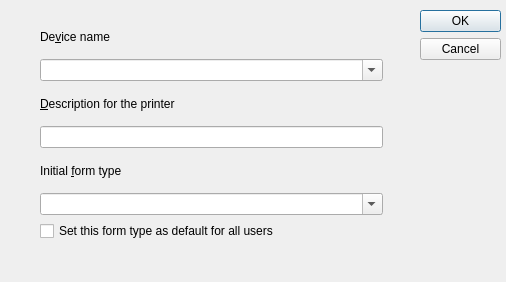
<?xml version="1.0" encoding="UTF-8"?>
<ui version="4.0">
 <class>devinstdlg</class>
 <widget class="QDialog" name="devinstdlg">
  <property name="geometry">
   <rect>
    <x>0</x>
    <y>0</y>
    <width>506</width>
    <height>282</height>
   </rect>
  </property>
  <property name="windowTitle">
   <string>Install printer on device</string>
  </property>
  <widget class="QDialogButtonBox" name="buttonBox">
   <property name="geometry">
    <rect>
     <x>420</x>
     <y>10</y>
     <width>81</width>
     <height>181</height>
    </rect>
   </property>
   <property name="orientation">
    <enum>Qt::Vertical</enum>
   </property>
   <property name="standardButtons">
    <set>QDialogButtonBox::Cancel|QDialogButtonBox::Ok</set>
   </property>
  </widget>
  <widget class="QWidget" name="layoutWidget">
   <property name="geometry">
    <rect>
     <x>40</x>
     <y>20</y>
     <width>343</width>
     <height>221</height>
    </rect>
   </property>
   <layout class="QVBoxLayout" name="verticalLayout">
    <item>
     <widget class="QLabel" name="label">
      <property name="text">
       <string>De&amp;vice name</string>
      </property>
      <property name="buddy">
       <cstring>devname</cstring>
      </property>
     </widget>
    </item>
    <item>
     <widget class="QComboBox" name="devname">
      <property name="toolTip">
       <string>This is the device to be used by the printer</string>
      </property>
      <property name="editable">
       <bool>true</bool>
      </property>
     </widget>
    </item>
    <item>
     <widget class="QLabel" name="label_2">
      <property name="text">
       <string>&amp;Description for the printer</string>
      </property>
      <property name="buddy">
       <cstring>description</cstring>
      </property>
     </widget>
    </item>
    <item>
     <widget class="QLineEdit" name="description">
      <property name="toolTip">
       <string>This should be a helpful description of the printer</string>
      </property>
      <property name="maxLength">
       <number>41</number>
      </property>
     </widget>
    </item>
    <item>
     <widget class="QLabel" name="label_3">
      <property name="text">
       <string>Initial &amp;form type</string>
      </property>
      <property name="buddy">
       <cstring>formtype</cstring>
      </property>
     </widget>
    </item>
    <item>
     <widget class="QComboBox" name="formtype">
      <property name="toolTip">
       <string>Specify the initial form type for the printer</string>
      </property>
      <property name="editable">
       <bool>true</bool>
      </property>
     </widget>
    </item>
    <item>
     <widget class="QCheckBox" name="setdef">
      <property name="toolTip">
       <string>Check here to make this the default form type for all users</string>
      </property>
      <property name="text">
       <string>Set this form type as default for all users</string>
      </property>
     </widget>
    </item>
   </layout>
  </widget>
 </widget>
 <tabstops>
  <tabstop>devname</tabstop>
  <tabstop>description</tabstop>
  <tabstop>formtype</tabstop>
  <tabstop>setdef</tabstop>
  <tabstop>buttonBox</tabstop>
 </tabstops>
 <resources/>
 <connections>
  <connection>
   <sender>buttonBox</sender>
   <signal>accepted()</signal>
   <receiver>devinstdlg</receiver>
   <slot>accept()</slot>
   <hints>
    <hint type="sourcelabel">
     <x>248</x>
     <y>254</y>
    </hint>
    <hint type="destinationlabel">
     <x>157</x>
     <y>274</y>
    </hint>
   </hints>
  </connection>
  <connection>
   <sender>buttonBox</sender>
   <signal>rejected()</signal>
   <receiver>devinstdlg</receiver>
   <slot>reject()</slot>
   <hints>
    <hint type="sourcelabel">
     <x>316</x>
     <y>260</y>
    </hint>
    <hint type="destinationlabel">
     <x>286</x>
     <y>274</y>
    </hint>
   </hints>
  </connection>
 </connections>
</ui>
